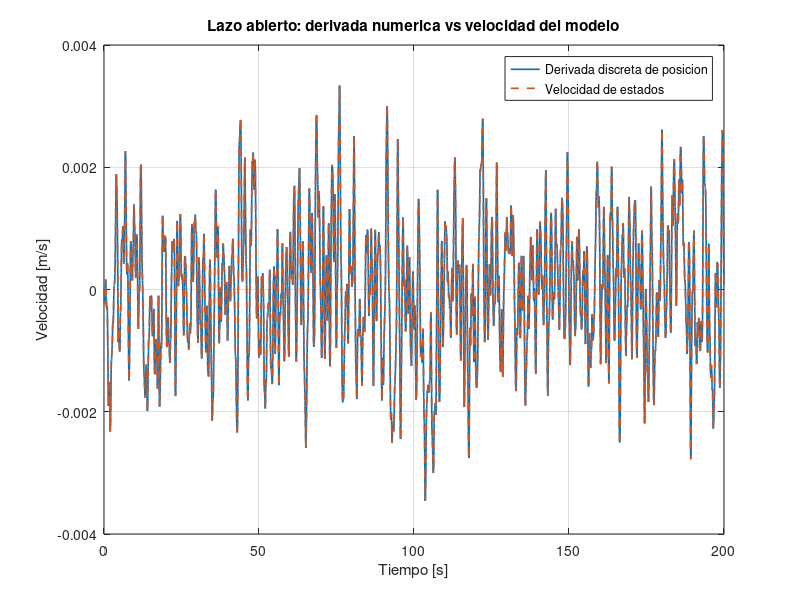
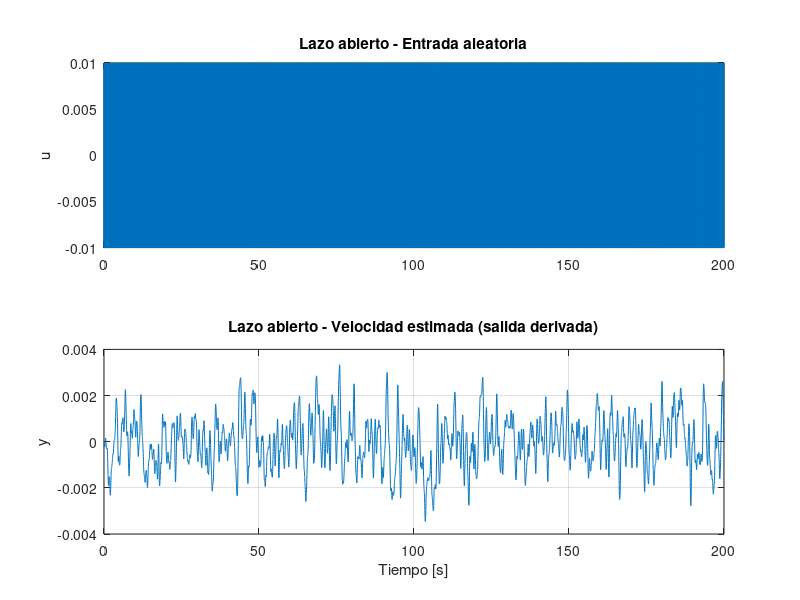

Reproduce these figures in MATLAB, in order. (Note: this script raises an error after producing the figures.)
clear; clc; close all;

%% IDENTIFICACION NO PARAMETRICA
% MODELO AUMENTADO DE CUARTO ORDEN
% Correlacion (tipo Pablo), ETFE y Welch

%% PARAMETROS
m = 33/1000;
b = 0.15;
g = 9.8;

fs = 50;
Ts = 1/fs;

%% MODELO LINEALIZADO DE CUARTO ORDEN

A = [0  1       0          0;
     0 -b/m     g          0;
     0  0       0          1;
     0  0     -33.1549   -9.736];

B = [0;
     0;
     0;
     11.4345];

C = [1 0 0 0];
D = 0;

sys_c = ss(A,B,C,D);

% Discretizacion
sys_or_d = c2d(sys_c,Ts,'zoh');

disp('Planta continua de cuarto orden:')
G = tf(sys_c)

disp('Planta discreta:')
Gd = tf(sys_or_d)

%% CONTROLADOR PROPORCIONAL
kp = 2;

%% EXCITACION ALEATORIA
n = 10000;
t = (0:n-1)'*Ts;

amplitud = 0.01;

rng(1);
u = amplitud*sign(randn(n,1));

%% IDENTIFICACION EN LAZO ABIERTO - SALIDA DERIVADA
% Planta original: u -> posicion x, con integrador.
% Planta a identificar: u -> velocidad v = dx/dt, sin integrador.
% La derivada se estima desde las muestras de posicion.
% Como comparacion teorica, la salida velocidad corresponde a x2.
C_vel = [0 1 0 0];
sys_vel_c = ss(A,B,C_vel,D);
sys_vel_d = c2d(sys_vel_c,Ts,'zoh');

Gdiff_d = tf([1 -1],[Ts 0],Ts) * tf(sys_or_d);
u_LA = u;
y_pos_LA = lsim(sys_or_d,u_LA,t);

% Diferencia hacia atras: evita usar muestras futuras.
% Se descarta la primera muestra para no introducir un valor artificial.
y_vel_LA = diff(y_pos_LA)/Ts;
u_LA = u_LA(2:end);
t_LA = t(2:end);
y_LA = y_vel_LA;

% Eliminar medias para la identificacion
u_LA_id = detrend(u_LA,0);
y_LA_id = detrend(y_LA,0);

% Comparacion entre derivada numerica y velocidad de estados
v_real_LA = lsim(sys_vel_d,u,t);
figure;
plot(t_LA,y_LA,'LineWidth',1.2); hold on;
plot(t_LA,v_real_LA(2:end),'--','LineWidth',1.2);
grid on; xlabel('Tiempo [s]'); ylabel('Velocidad [m/s]');
legend('Derivada discreta de posicion','Velocidad de estados','Location','best');
title('Lazo abierto: derivada numerica vs velocidad del modelo');

%% SEÑALES TEMPORALES LA

figure;

subplot(2,1,1)
plot(t_LA,u_LA)
grid on
ylabel('u')
title('Lazo abierto - Entrada aleatoria')

subplot(2,1,2)
plot(t_LA,y_LA)
grid on
xlabel('Tiempo [s]')
ylabel('y')
title('Lazo abierto - Velocidad estimada (salida derivada)')

%% RESPUESTA IMPULSIONAL REAL VS ESTIMADA - SALIDA DERIVADA
% Se agrega la comparacion al final del calculo de h_LA.
%% CORRELACION TIPO PABLO - Lazo Abierto
m_lags = 1600;

Rcov_LA = covf([y_LA_id u_LA_id],m_lags+1);

h_LA = Rcov_LA(2,:)'/Rcov_LA(4,1);
% covf estima coeficientes de respuesta al impulso discreta.
h_real_LA = Ts*impulse(Gdiff_d,(0:m_lags)'*Ts);
figure;
plot(0:m_lags,h_LA,'LineWidth',1.3); hold on;
plot(0:m_lags,h_real_LA,'--','LineWidth',1.3);
grid on; xlabel('Muestras k'); ylabel('h[k]');
legend('Correlacion covf','Modelo derivado real','Location','best');
title('Lazo abierto - Respuesta al impulso de velocidad');

%% CORRELACIONES PARA GRAFICAR - Lazo Abierto
[~,Rcra_LA,~] = cra([y_LA_id,u_LA_id],m_lags,20,0);

lags_LA = Rcra_LA(:,1);
tau_LA = lags_LA*Ts;

Ryy_LA = Rcra_LA(:,2);
Ruu_LA = Rcra_LA(:,3);
Ryu_LA = Rcra_LA(:,4);

Ryy_LA_n = Ryy_LA/max(abs(Ryy_LA));
Ruu_LA_n = Ruu_LA/max(abs(Ruu_LA));
Ryu_LA_n = Ryu_LA/max(abs(Ryu_LA));

figure;
plot(tau_LA,Ryy_LA_n,'LineWidth',1.5)
hold on
plot(tau_LA,Ruu_LA_n,'LineWidth',1.5)
plot(tau_LA,Ryu_LA_n,'LineWidth',1.5)
xline(0,'--')
grid on

xlabel('Retardo [s]')
ylabel('Correlacion normalizada')
legend('Ryy','Ruu','Ryu')
title('Correlaciones - Lazo abierto')

%% CORRELACION -> FRECUENCIA Lazo Abierto

Nfft = 2048;

Hcor_LA_fft = fft(h_LA,Nfft);

Npos = floor(Nfft/2)+1;

Hcor_LA_fft = Hcor_LA_fft(1:Npos);

Omega = (0:Npos-1)'*2*pi/Nfft;
w_cor = Omega/Ts;

% Eliminar continua
Hcor_LA_fft = Hcor_LA_fft(2:end);
w_cor = w_cor(2:end);

Hcor_LA = frd(Hcor_LA_fft,w_cor);

%% ETFE Lazo Abierto
datos_LA = iddata(y_LA_id,u_LA_id,Ts);
Hetfe_LA = etfe(datos_LA);

%% WELCH Lazo Abierto
Lventana = 512;
ventana = hann(Lventana);
solapamiento = floor(Lventana/2);

[Puu_LA,f] = pwelch(u_LA_id,ventana,solapamiento,Nfft,fs);

[Puy_LA,~] = cpsd(u_LA_id,y_LA_id,ventana,solapamiento,Nfft,fs);

Hwelch_LA_val = Puy_LA./Puu_LA;

w_welch_LA = 2*pi*f;

Hwelch_LA_val = Hwelch_LA_val(2:end);
w_welch_LA = w_welch_LA(2:end);

Hwelch_LA = frd(Hwelch_LA_val,w_welch_LA);

%% COHERENCIA Lazo Abierto

[C_LA,f_coh] = mscohere(u_LA_id,y_LA_id,ventana,solapamiento,Nfft,fs);

w_coh = 2*pi*f_coh;

%% SIMULACION EN LAZO CERRADO
% Transferencia r -> y
T_ry = feedback(kp*sys_or_d,1);

% Transferencia r -> u
T_ru = feedback(kp,sys_or_d);
if ~isstable(T_ry)
    warning('Lazo cerrado inestable con kp=%.3g. No interpretar estimaciones LC.',kp);
end

% Misma excitacion original que en lazo abierto (sin recortar)
r = u;

y_LC = lsim(T_ry,r,t);
u_LC = lsim(T_ru,r,t);

% Comprobacion
u_check = kp*(r-y_LC);

fprintf('Error maximo LC: %.3e\n',max(abs(u_LC-u_check)));

%% SEÑALES TEMPORALES Lazo Cerrado

figure;

subplot(3,1,1)
plot(t,r)
grid on
ylabel('r')
title('Referencia - Lazo cerrado')

subplot(3,1,2)
plot(t,u_LC)
grid on
ylabel('u')
title('Accion de control')

subplot(3,1,3)
plot(t,y_LC)
grid on
xlabel('Tiempo [s]')
ylabel('y')
title('Salida - Lazo cerrado')

%% IDENTIFICACION DE G CON DATOS EN Lazo Cerrado
u_LC_id = detrend(u_LC,0);
y_LC_id = detrend(y_LC,0);

%% CORRELACION TIPO PABLO - Lazo Cerrado

Rcov_LC = covf([y_LC_id u_LC_id],m_lags+1);

h_LC = Rcov_LC(2,:)'/Rcov_LC(4,1);

%% CORRELACIONES PARA GRAFICAR - Lazo Cerrado

[~,Rcra_LC,~] = cra([y_LC_id,u_LC_id],m_lags,20,0);

lags_LC = Rcra_LC(:,1);
tau_LC = lags_LC*Ts;

Ryy_LC = Rcra_LC(:,2);
Ruu_LC = Rcra_LC(:,3);
Ryu_LC = Rcra_LC(:,4);

Ryy_LC_n = Ryy_LC/max(abs(Ryy_LC));
Ruu_LC_n = Ruu_LC/max(abs(Ruu_LC));
Ryu_LC_n = Ryu_LC/max(abs(Ryu_LC));

figure;
plot(tau_LC,Ryy_LC_n,'LineWidth',1.5)
hold on
plot(tau_LC,Ruu_LC_n,'LineWidth',1.5)
plot(tau_LC,Ryu_LC_n,'LineWidth',1.5)
xline(0,'--')
grid on

xlabel('Retardo [s]')
ylabel('Correlacion normalizada')
legend('Ryy','Ruu','Ryu')
title('Correlaciones - Lazo cerrado')

%% CORRELACION -> FRECUENCIA Lazo Cerrado
Hcor_LC_fft = fft(h_LC,Nfft);

Hcor_LC_fft = Hcor_LC_fft(1:Npos);
Hcor_LC_fft = Hcor_LC_fft(2:end);

Hcor_LC = frd(Hcor_LC_fft,w_cor);

%% ETFE Lazo Cerrado
datos_LC = iddata(y_LC_id,u_LC_id,Ts);
Hetfe_LC = etfe(datos_LC);

%% WELCH Lazo Cerrado

[Puu_LC,f] = pwelch(u_LC_id,ventana,solapamiento,Nfft,fs);

[Puy_LC,~] = cpsd(u_LC_id,y_LC_id,ventana,solapamiento,Nfft,fs);

Hwelch_LC_val = Puy_LC./Puu_LC;

w_welch_LC = 2*pi*f;

Hwelch_LC_val = Hwelch_LC_val(2:end);
w_welch_LC = w_welch_LC(2:end);

Hwelch_LC = frd(Hwelch_LC_val,w_welch_LC);

%% COHERENCIA Lazo Cerrado

[C_LC,f_coh_LC] = mscohere(u_LC_id,y_LC_id,ventana,solapamiento,Nfft,fs);

w_coh_LC = 2*pi*f_coh_LC;

%% COMPARACION DE COHERENCIA

figure;

semilogx(w_coh(2:end),C_LA(2:end),'LineWidth',1.5)
hold on
semilogx(w_coh_LC(2:end),C_LC(2:end),'LineWidth',1.5)

grid on
xlabel('Frecuencia [rad/s]')
ylabel('Coherencia')
ylim([0 1.05])
xlim([0.1 100])

legend('Lazo abierto','Lazo cerrado')
title('Comparacion de coherencia')

%% IDENTIFICACION DE T = r -> y
r_id = detrend(r,0);

datos_T = iddata(y_LC_id,r_id,Ts);
Hetfe_T = etfe(datos_T);

%% WELCH r -> y

[Prr,f_T] = pwelch(r_id,ventana,solapamiento,Nfft,fs);

[Pry,~] = cpsd(r_id,y_LC_id,ventana,solapamiento,Nfft,fs);

Hwelch_T_val = Pry./Prr;

w_T = 2*pi*f_T;

Hwelch_T_val = Hwelch_T_val(2:end);
w_T = w_T(2:end);

Hwelch_T = frd(Hwelch_T_val,w_T);

%% GRAFICOS ADICIONALES BASADOS EN id_lazo_cerrado
% Identificacion de T: referencia r -> salida y_LC
% Se conserva el modelo aumentado de cuarto orden.

lags_T = 500;
% Para comparar coeficientes de respuesta al impulso discretos,
% multiplicamos por Ts la salida de impulse() (expresada por unidad de tiempo).
[h_cra_T, Rcra_T, ~] = cra(datos_T,lags_T,0,0);
h_cra_T = h_cra_T(:);
h_real_T = Ts*impulse(T_ry,(0:lags_T-1)'*Ts);
h_real_T = h_real_T(:);
k_T = (0:min(numel(h_cra_T),numel(h_real_T))-1)';

figure('Name','Impulso T: CRA vs real');
plot(k_T,h_cra_T(1:numel(k_T)),'LineWidth',1.5); hold on;
plot(k_T,h_real_T(1:numel(k_T)),'LineWidth',1.5);
grid on; xlabel('Muestra k'); ylabel('Respuesta al impulso');
legend('CRA','T real','Location','best');
title('Lazo cerrado: respuesta al impulso r -> y');

figure('Name','CRA T: respuesta impulsional');
cra(datos_T,lags_T,0,1);
title('CRA: respuesta al impulso de T (r -> y)');

figure('Name','CRA T: covarianzas');
cra(datos_T,lags_T,0,2);
title('CRA: autocovarianzas y covarianzas cruzadas (r,y)');

% Estimacion explicita tipo Pablo mediante covf
lags_cov_T = 100;
Rcov_T = covf([y_LC_id r_id],lags_cov_T+1);
h_cov_T = Rcov_T(2,:)'/Rcov_T(4,1);
h_real_cov_T = Ts*impulse(T_ry,(0:lags_cov_T)'*Ts);
h_real_cov_T = h_real_cov_T(:);
k_cov_T = (0:lags_cov_T)';
figure('Name','Impulso T: covf vs real');
plot(k_cov_T,h_cov_T,'LineWidth',1.5); hold on;
plot(k_cov_T,h_real_cov_T,'LineWidth',1.5);
grid on; xlabel('Muestra k'); ylabel('Respuesta al impulso');
legend('covf','T real','Location','best');
title('Lazo cerrado: correlacion tipo Pablo vs respuesta real');

figure('Name','Bode T real vs ETFE');
bode(T_ry,Hetfe_T); grid on;
legend('T real','ETFE','Location','best');
title('Transferencia r -> y: modelo real vs ETFE');

%% GRAFICOS COMPARATIVOS
wmin = 0.1;
wmax = 100;

wplot = logspace(log10(wmin),log10(wmax),1000)';

%% G REAL VS IDENTIFICACION Lazo Abierto

% Comparacion con la transferencia efectiva de la diferencia discreta:
% H_diff(z) = (1-z^-1)/Ts * G_pos(z).
% Esto es EXACTO para la derivada numerica usada en la identificacion.
Gdiff_d = tf([1 -1],[Ts 0],Ts) * tf(sys_or_d);
G_w = squeeze(freqresp(Gdiff_d,wplot));

ETFE_LA_w = squeeze(freqresp(Hetfe_LA,wplot));
Welch_LA_w = squeeze(freqresp(Hwelch_LA,wplot));
Cor_LA_w = squeeze(freqresp(Hcor_LA,wplot));

figure;

subplot(2,1,1)

semilogx(wplot,20*log10(abs(G_w)),'LineWidth',2)
hold on
semilogx(wplot,20*log10(abs(ETFE_LA_w)))
semilogx(wplot,20*log10(abs(Welch_LA_w)))
semilogx(wplot,20*log10(abs(Cor_LA_w)))

grid on
ylabel('Magnitud [dB]')
legend('G real','ETFE','Welch','Correlacion')
title('Lazo abierto - Entrada a velocidad (sin integrador)')

subplot(2,1,2)

semilogx(wplot,unwrap(angle(G_w))*180/pi,'LineWidth',2)
hold on
semilogx(wplot,unwrap(angle(ETFE_LA_w))*180/pi)
semilogx(wplot,unwrap(angle(Welch_LA_w))*180/pi)
semilogx(wplot,unwrap(angle(Cor_LA_w))*180/pi)
ylim([-400, 0]);

grid on
xlabel('Frecuencia [rad/s]')
ylabel('Fase [grados]')

%% G REAL VS IDENTIFICACION CON DATOS Lazo Cerrado

Gpos_w = squeeze(freqresp(sys_or_d,wplot));
ETFE_LC_w = squeeze(freqresp(Hetfe_LC,wplot));
Welch_LC_w = squeeze(freqresp(Hwelch_LC,wplot));
Cor_LC_w = squeeze(freqresp(Hcor_LC,wplot));

figure;

subplot(2,1,1)

semilogx(wplot,20*log10(abs(Gpos_w)),'LineWidth',2)
hold on
semilogx(wplot,20*log10(abs(ETFE_LC_w)))
semilogx(wplot,20*log10(abs(Welch_LC_w)))
semilogx(wplot,20*log10(abs(Cor_LC_w)))

grid on
ylabel('Magnitud [dB]')
legend('G real','ETFE','Welch','Correlacion')
title('Planta posicion original - Datos LC')

subplot(2,1,2)

semilogx(wplot,unwrap(angle(Gpos_w))*180/pi,'LineWidth',2)
hold on
semilogx(wplot,unwrap(angle(ETFE_LC_w))*180/pi)
semilogx(wplot,unwrap(angle(Welch_LC_w))*180/pi)
semilogx(wplot,unwrap(angle(Cor_LC_w))*180/pi)

grid on
xlabel('Frecuencia [rad/s]')
ylabel('Fase [grados]')

%% TRANSFERENCIA T = r -> y

T_w = squeeze(freqresp(T_ry,wplot));

ETFE_T_w = squeeze(freqresp(Hetfe_T,wplot));
Welch_T_w = squeeze(freqresp(Hwelch_T,wplot));

figure;

subplot(2,1,1)

semilogx(wplot,20*log10(abs(T_w)),'LineWidth',2)
hold on
semilogx(wplot,20*log10(abs(ETFE_T_w)))
semilogx(wplot,20*log10(abs(Welch_T_w)))

grid on
ylabel('Magnitud [dB]')
legend('T real','ETFE','Welch')
title('Transferencia r -> y - Cuarto orden')

subplot(2,1,2)

semilogx(wplot,unwrap(angle(T_w))*180/pi,'LineWidth',2)
hold on
semilogx(wplot,unwrap(angle(ETFE_T_w))*180/pi)
semilogx(wplot,unwrap(angle(Welch_T_w))*180/pi)

grid on
xlabel('Frecuencia [rad/s]')
ylabel('Fase [grados]')
